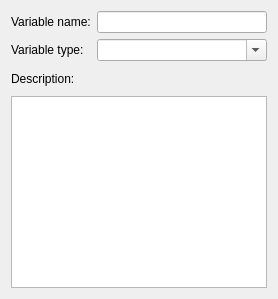
      <widget class="QWidget" name="pgVariable">
       <layout class="QFormLayout" name="formLayout_3">
        <item row="0" column="0">
         <widget class="QLabel" name="label_7">
          <property name="text">
           <string>Variable name:</string>
          </property>
         </widget>
        </item>
        <item row="0" column="1">
         <widget class="QLineEdit" name="varName"/>
        </item>
        <item row="1" column="0">
         <widget class="QLabel" name="label_8">
          <property name="text">
           <string>Variable type:</string>
          </property>
         </widget>
        </item>
        <item row="1" column="1">
         <widget class="QComboBox" name="varType">
          <property name="editable">
           <bool>true</bool>
          </property>
          <property name="currentIndex">
           <number>-1</number>
          </property>
          <property name="maxVisibleItems">
           <number>20</number>
          </property>
          <item>
           <property name="text">
            <string>int</string>
           </property>
          </item>
          <item>
           <property name="text">
            <string>real</string>
           </property>
          </item>
          <item>
           <property name="text">
            <string>bool</string>
           </property>
          </item>
          <item>
           <property name="text">
            <string>string</string>
           </property>
          </item>
         </widget>
        </item>
        <item row="2" column="0" colspan="2">
         <layout class="QHBoxLayout" name="horizontalLayout_4">
          <property name="spacing">
           <number>0</number>
          </property>
          <item>
           <widget class="QLabel" name="label_9">
            <property name="text">
             <string>Description:</string>
            </property>
           </widget>
          </item>
          <item>
           <spacer name="horizontalSpacer_3">
            <property name="orientation">
             <enum>Qt::Horizontal</enum>
            </property>
            <property name="sizeHint" stdset="0">
             <size>
              <width>40</width>
              <height>0</height>
             </size>
            </property>
           </spacer>
          </item>
          <item>
           <widget class="QToolButton" name="toolButton_13">
            <property name="text">
             <string/>
            </property>
            <property name="icon">
             <iconset resource="resources.qrc">
              <normaloff>:/resources/RES/ffficons/text_allcaps.png</normaloff>:/resources/RES/ffficons/text_allcaps.png</iconset>
            </property>
            <property name="autoRaise">
             <bool>true</bool>
            </property>
           </widget>
          </item>
          <item>
           <widget class="QToolButton" name="toolButton_14">
            <property name="text">
             <string/>
            </property>
            <property name="icon">
             <iconset resource="resources.qrc">
              <normaloff>:/resources/RES/ffficons/text_bold.png</normaloff>:/resources/RES/ffficons/text_bold.png</iconset>
            </property>
            <property name="autoRaise">
             <bool>true</bool>
            </property>
           </widget>
          </item>
          <item>
           <widget class="QToolButton" name="toolButton_15">
            <property name="text">
             <string/>
            </property>
            <property name="icon">
             <iconset resource="resources.qrc">
              <normaloff>:/resources/RES/ffficons/text_italic.png</normaloff>:/resources/RES/ffficons/text_italic.png</iconset>
            </property>
            <property name="autoRaise">
             <bool>true</bool>
            </property>
           </widget>
          </item>
          <item>
           <widget class="QToolButton" name="toolButton_16">
            <property name="text">
             <string/>
            </property>
            <property name="icon">
             <iconset resource="resources.qrc">
              <normaloff>:/resources/RES/ffficons/text_underline.png</normaloff>:/resources/RES/ffficons/text_underline.png</iconset>
            </property>
            <property name="autoRaise">
             <bool>true</bool>
            </property>
           </widget>
          </item>
          <item>
           <widget class="QToolButton" name="toolButton_17">
            <property name="text">
             <string/>
            </property>
            <property name="icon">
             <iconset resource="resources.qrc">
              <normaloff>:/resources/RES/ffficons/text_strikethrough.png</normaloff>:/resources/RES/ffficons/text_strikethrough.png</iconset>
            </property>
            <property name="autoRaise">
             <bool>true</bool>
            </property>
           </widget>
          </item>
         </layout>
        </item>
        <item row="3" column="0" colspan="2">
         <widget class="QTextEdit" name="varDesc"/>
        </item>
       </layout>
      </widget>
